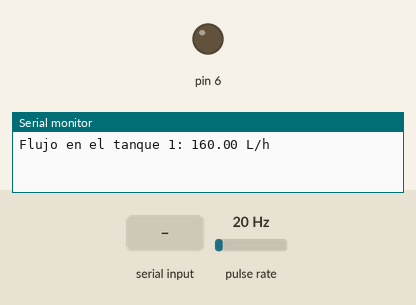
Simulated run of this sketch. Board: Arduino Uno, built with avr-gcc and run on an emulated ATmega328P. Parts: output pins drawn as LEDs (lit = HIGH), the last lines printed to the serial monitor. Wiring (inferred from the names in the program): pulse sensor: data pin 2. The test bench sets the inputs (shaded band); at power-on: pulse rate 20 Hz.

Above: at 1.2 s.
1.3 s: "90,45\n" received over Serial
At 2.5 s:
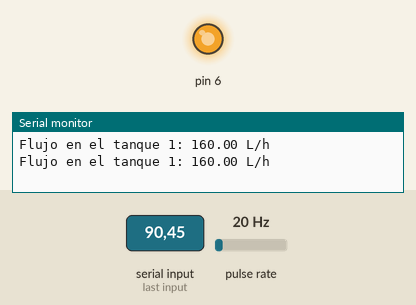
2.8 s: "30,150\n" received over Serial
At 3.6 s:
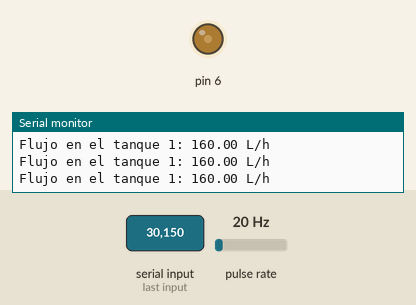
4.3 s: "5\n" received over Serial
At 4.6 s:
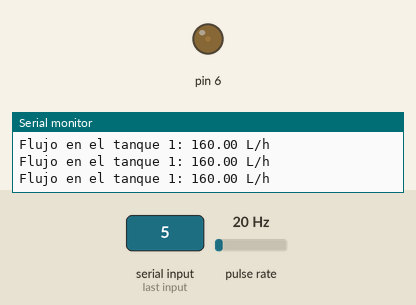
5.8 s: "90\n" received over Serial
At 7.0 s:
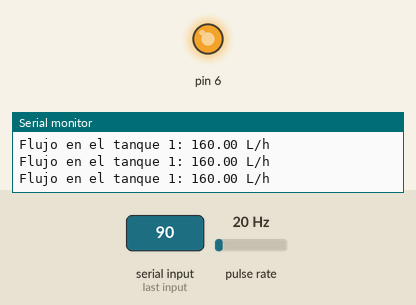
Timing chart, 0 to 8.3 s (numbered marks = the images above; inputs shaded):
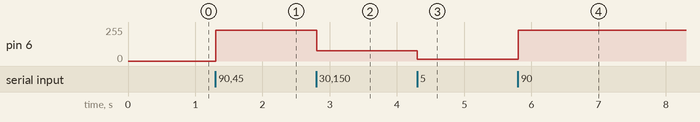

The sketch:

Sensor_Flujo.ino
```cpp
//***************************************************//
//***************************************************//
//*****   Sensor de Flujo YF-S201               *****//
//*****                                         *****//
//***** by: Sergio Andres Castaño Giraldo       *****//
//***** https://controlautomaticoeducacion.com/ *****//
//*****                                         *****//
//***************************************************//
//***************************************************//

// BTS7960 - 1 (Bomba 1)
byte RPWM1 = 4;
byte LPWM1 = 6;

// l298 - 1 (Bomba 3)
byte IN3_L1 = 24;
byte IN4_L1 = 25;
byte BEN_L1 = 5;

// Sensor YF-S201
byte flowSensor1Pin = 2;
volatile unsigned long pulseCount1 = 0;
float flowRate1 = 0.0;

unsigned long oldTime = 0;

//Estructura da Bomba L298
typedef struct{
  byte enPin1;
  byte enPin2;
  byte pwmPin;
}BombaL;

//Estructura da Bomba BTS7960
typedef struct{
  byte pwmA;
  byte pwmB;
}BombaBTS;


//Crear las bombas con las estructuras
const BombaBTS bomba1 = {RPWM1, LPWM1};
const BombaL   bomba3 = {IN3_L1, IN4_L1, BEN_L1};


float inputValue  = 0;
int   velocity = 0;

String inputString = "";         // Una cadena para mantener los datos recibidos
boolean stringComplete = false;  // Ya se recibió toda la cadena?


void setup() {
  Serial.begin(9600); //Comunicación Serial
  inputString.reserve(200); // Reserva espacio para la cadena
  pinMode(flowSensor1Pin, INPUT_PULLUP);
  attachInterrupt(digitalPinToInterrupt(flowSensor1Pin), flowSensor1Interrupt, RISING);
}

void loop() {
  //Transforma el valor de porcentaje a velocidad
  velocity = map(inputValue,0,100,0,255);

  // Ativar bomba1 (BombaBTS)
  digitalWrite(bomba1.pwmA, LOW);
  analogWrite(bomba1.pwmB, velocity);

  /*
  // Ativar bomba3 (BombaL)
  digitalWrite(bomba3.enPin1, HIGH);
  digitalWrite(bomba3.enPin2, LOW);
  analogWrite(bomba3.pwmPin, velocity);
  */

  //Calcular flujo cada 1segundo
  if ((millis() - oldTime) > 1000) {
    detachInterrupt(digitalPinToInterrupt(flowSensor1Pin));

    flowRate1 = (pulseCount1 * 60.0) / 7.5; // L/h (YF-S201: 1 pulso = 2.25 mL)

    // Reiniciar conteo de pulsos y tiempo
    pulseCount1 = 0;
    oldTime = millis();

    attachInterrupt(digitalPinToInterrupt(flowSensor1Pin), flowSensor1Interrupt, RISING);

    // Mostrar la tasa de vazão
    Serial.print("Flujo en el tanque 1: ");
    Serial.print(flowRate1);
    Serial.println(" L/h \n\n");
  }
}

// Esta función se llama cada vez que el puerto serie recibe un byte:
void serialEvent() {
  while (Serial.available()) {
    char inChar = (char)Serial.read(); // Obtiene el nuevo byte
    inputString += inChar; // Añade el byte a la cadena
    if (inChar == '\n') { // Si es un byte de nueva línea, la entrada está completa
      inputValue = inputString.toInt(); // Convierte la cadena a int
      // Si inputValue está en el rango de 0 a 100
      if(inputValue > 100){inputValue = 100;}
      if(inputValue < 0){inputValue = 0;}
      inputString = ""; // Limpia la cadena
    }
  }
}


//Función de la interrupción
void flowSensor1Interrupt() {
  pulseCount1++;
}
```

Measured:
- after the input at 1.3 s, pin 6: 0/255 → 229/255 at once
- after the input at 2.8 s, pin 6: 229/255 → 76/255 at once
- after the input at 4.3 s, pin 6: 76/255 → 12/255 at once
- after the input at 5.8 s, pin 6: 12/255 → 229/255 at once
